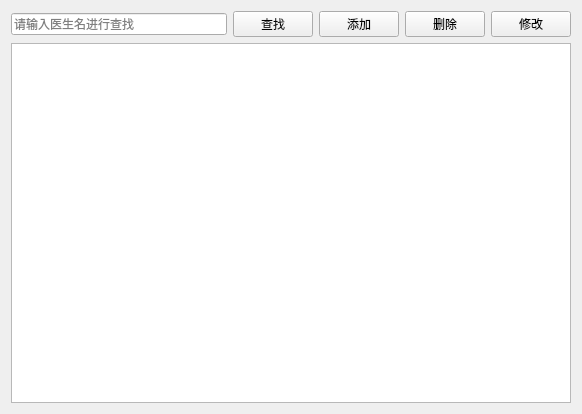
<?xml version="1.0" encoding="UTF-8"?>
<ui version="4.0">
 <class>DoctorView</class>
 <widget class="QWidget" name="DoctorView">
  <property name="geometry">
   <rect>
    <x>0</x>
    <y>0</y>
    <width>582</width>
    <height>414</height>
   </rect>
  </property>
  <property name="windowTitle">
   <string>医生管理</string>
  </property>
  <layout class="QGridLayout" name="gridLayout">
   <item row="0" column="0">
    <layout class="QHBoxLayout" name="horizontalLayout">
     <item>
      <widget class="QLineEdit" name="txtSearch">
       <property name="placeholderText">
        <string>请输入医生名进行查找</string>
       </property>
      </widget>
     </item>
     <item>
      <widget class="QPushButton" name="btnSearch">
       <property name="text">
        <string>查找</string>
       </property>
       <property name="icon">
        <iconset resource="images.qrc">
         <normaloff>:/icons/images/search.png</normaloff>:/icons/images/search.png</iconset>
       </property>
      </widget>
     </item>
     <item>
      <widget class="QPushButton" name="btnAdd">
       <property name="text">
        <string>添加</string>
       </property>
       <property name="icon">
        <iconset resource="images.qrc">
         <normaloff>:/icons/images/new.png</normaloff>:/icons/images/new.png</iconset>
       </property>
      </widget>
     </item>
     <item>
      <widget class="QPushButton" name="btnDel">
       <property name="text">
        <string>删除</string>
       </property>
       <property name="icon">
        <iconset resource="images.qrc">
         <normaloff>:/icons/images/delete.png</normaloff>:/icons/images/delete.png</iconset>
       </property>
      </widget>
     </item>
     <item>
      <widget class="QPushButton" name="btnEdit">
       <property name="text">
        <string>修改</string>
       </property>
       <property name="icon">
        <iconset resource="images.qrc">
         <normaloff>:/icons/images/edit.png</normaloff>:/icons/images/edit.png</iconset>
       </property>
      </widget>
     </item>
    </layout>
   </item>
   <item row="1" column="0">
    <widget class="QTableView" name="tableView"/>
   </item>
  </layout>
 </widget>
 <resources>
  <include location="images.qrc"/>
 </resources>
 <connections/>
</ui>
